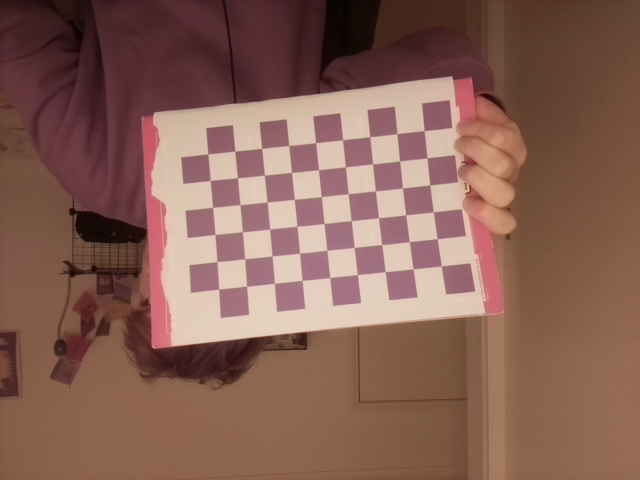
#> input picture calibrationImages/saved_img0.jpg, 640 x 480 px, given in place of the camera
$ python 'Multiple Colors Detection.py'
#> lines starting #> are read from the running program, lines starting #| are printed output that depends on the picture; after the words box and inside, x2 and y2 are one past the last pixel; in counts of white or black regions, pixels touching at a corner belong together
import numpy as np
import cv2

cap = cv2.VideoCapture(0)

while(True):
    _, frame = cap.read()
#> frame is the input picture: shape (480, 640, 3); mean B, G, R 84.8, 97, 134.5
    frame = cv2.flip(frame, +1)
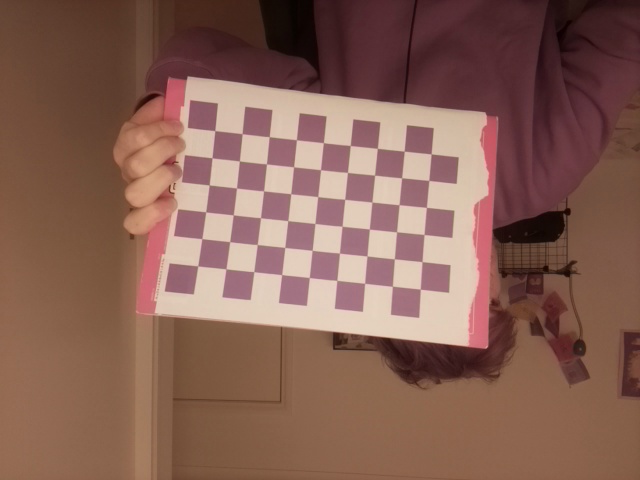
#> frame: shape (480, 640, 3); mean B, G, R 84.8, 97, 134.5

    # Convert the frame in BGR(RGB color space) to HSV(hue-saturation-value)
    hsvFrame = cv2.cvtColor(frame, cv2.COLOR_BGR2HSV)
#> hsvFrame: shape (480, 640, 3); mean H, S, V 52.9, 107.1, 134.5

    # The threhold values can be changed
    # Set range for red color and define mask
    red_lower = np.array([136, 87, 111], np.uint8)
    red_upper = np.array([180, 255, 255], np.uint8)
    red_mask = cv2.inRange(hsvFrame, red_lower, red_upper)
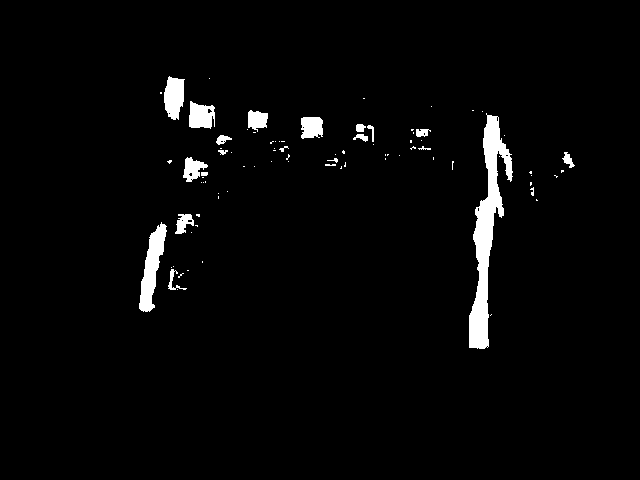
#> red_mask: shape (480, 640); 2.7% white; 85 white regions (63 under 20 px), largest, box (x1, y1, x2, y2) and area: (469, 113, 513, 349) 3768, (139, 222, 167, 312) 1180, (164, 76, 185, 120) 682

    # Set range for green color and define mask
    green_lower = np.array([25, 52, 72], np.uint8)
    green_upper = np.array([102, 255, 255], np.uint8)
    green_mask = cv2.inRange(hsvFrame, green_lower, green_upper)
#> green_mask: shape (480, 640); every value is 0

    # Set range for blue color and define mask
    blue_lower = np.array([94, 80, 2], np.uint8)
    blue_upper = np.array([120, 255, 255], np.uint8)
    blue_mask = cv2.inRange(hsvFrame, blue_lower, blue_upper)

    # Morphological Transform, Dilation for each color and bitwise_and operator between frame and mask determines to detect only particular colors
    kernal = np.ones((5, 5), "uint8")

    # For red color
    red_mask = cv2.dilate(red_mask, kernal)
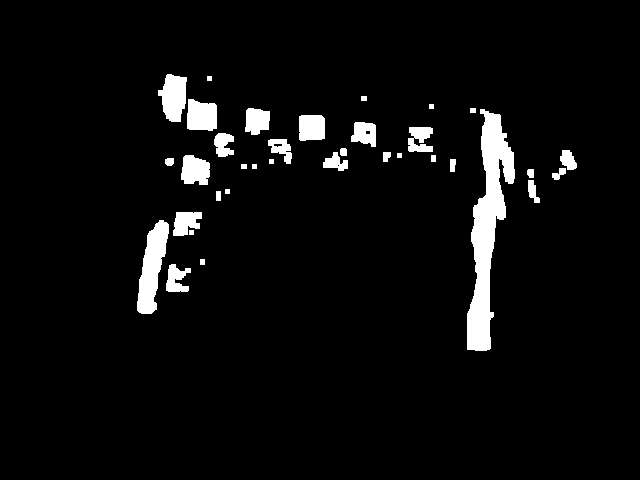
#> red_mask: shape (480, 640); 4.8% white; 35 white regions
    res_red = cv2.bitwise_and(frame, frame, mask = red_mask)
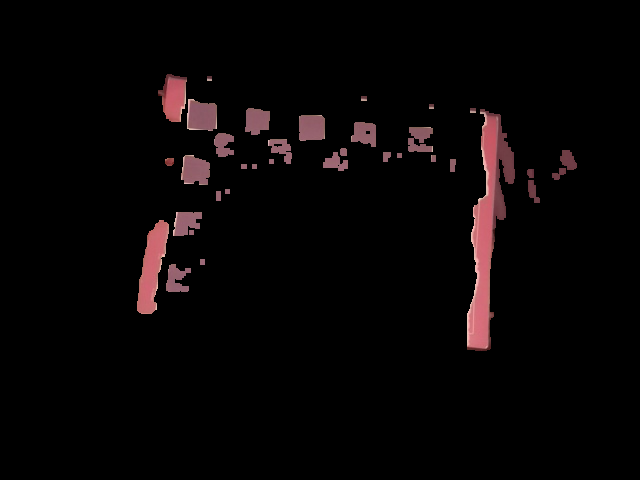
#> res_red: shape (480, 640, 3); mean B, G, R 5.1, 4.8, 8

    # For green color
    green_mask = cv2.dilate(green_mask, kernal)
    res_green = cv2.bitwise_and(frame, frame, mask = green_mask)
#> res_green: shape (480, 640, 3); every value is 0

    # For blue color
    blue_mask = cv2.dilate(blue_mask, kernal)
    res_blue = cv2.bitwise_and(frame, frame, mask = blue_mask)

    # Creating contour to track red color
    contours, hierarchy = cv2.findContours(red_mask, cv2.RETR_TREE, cv2.CHAIN_APPROX_SIMPLE)
#> contours = 38 contours, 9 with area under 20; largest, box (x1, y1, x2, y2) and area: (467, 109, 515, 351) 4943, (137, 220, 169, 314) 1586, (158, 74, 187, 122) 920, (187, 99, 217, 131) 774, (181, 155, 210, 185) 646

    for pic, contour in enumerate(contours):
        area = cv2.contourArea(contour)

        # This value can be changed as well
        if(area > 300):
            x, y, w, h = cv2.boundingRect(contour)
            frame = cv2.rectangle(frame, (x, y), (x + w, y + h), (0, 0, 255), 2)
            cv2.putText(frame, "Red Colour", (x, y), cv2.FONT_HERSHEY_SIMPLEX, 0.5, (0, 0, 255))

            # find the centroid point and label it
            x2 = x + int(w / 2)
            y2 = y + int(h / 2)
            cv2.circle(frame, (x2, y2), 2, (0, 0, 255), -1)
            text = "x: " + str(x2) + ", y: " + str(y2)
            cv2.putText(frame, text, (x2 - 10, y2 - 10), cv2.FONT_HERSHEY_SIMPLEX, 0.5, (0, 0, 255))
#> this loop made 38 passes
#> (area, x, y, w, h, x2, y2) on passes 1, 4, 5, 17, 26, 27, 28, 30, 31, 33, 35, 38: (378.5, 166, 264, 25, 28, 178, 278), (1586, 137, 220, 32, 94, 153, 267), (457, 173, 212, 29, 24, 187, 224), (645.5, 181, 155, 29, 30, 195, 170), (307.5, 214, 133, 20, 24, 224, 145), (403, 408, 127, 25, 25, 420, 139), (438.5, 351, 122, 25, 25, 363, 134), (596.5, 299, 115, 26, 26, 312, 128), (4943, 467, 109, 48, 242, 491, 230), (494.5, 245, 108, 25, 27, 257, 121), (774, 187, 99, 30, 32, 202, 115), (920.5, 158, 74, 29, 48, 172, 98)
#> area on passes 8, 9, 10, 13, 15, 19: 129, 43.5, 72, 53.5, 50.5, 51
#> pass 1, `frame = cv2.rectangle(frame, (x, y), (x + w, y + h), (0, 0, 255), 2)`:
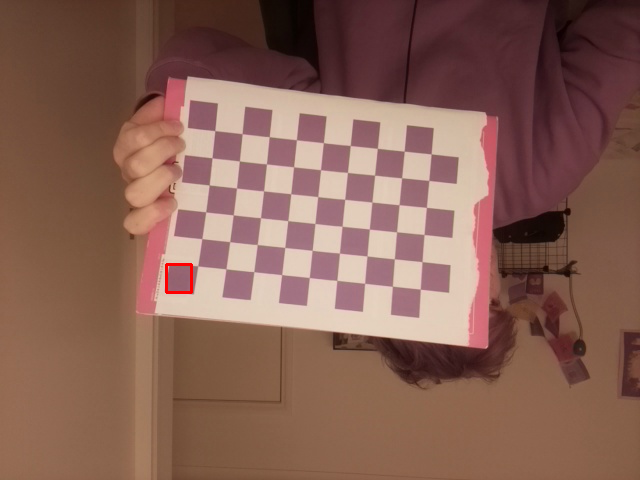
#> frame: shape (480, 640, 3); 0.1% of pixels changed, all inside (x1, y1, x2, y2) = (165, 263, 193, 294)
#> after the loop:
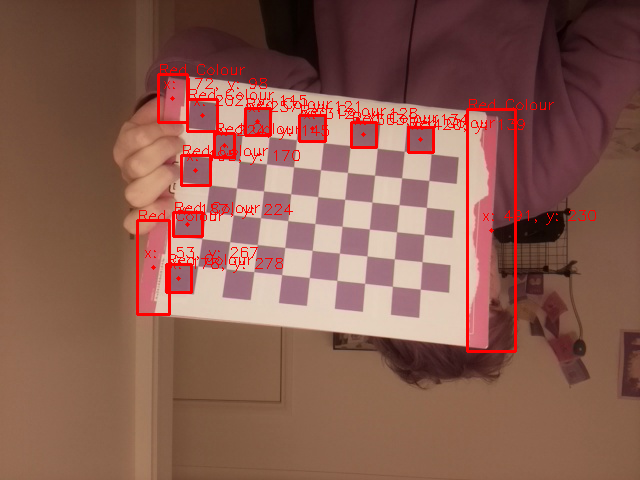
#> frame: shape (480, 640, 3); 3.02% of pixels changed, all inside (x1, y1, x2, y2) = (136, 64, 596, 353)


    # Creating contour to track green color
    contours, hierarchy = cv2.findContours(green_mask, cv2.RETR_TREE, cv2.CHAIN_APPROX_SIMPLE)
#> contours = []

    for pic, contour in enumerate(contours):
        area = cv2.contourArea(contour)
        if(area > 300):
            x, y, w, h = cv2.boundingRect(contour)
            frame = cv2.rectangle(frame, (x, y), (x + w, y + h), (0, 255, 0), 2)
            cv2.putText(frame, "Green Colour", (x, y), cv2.FONT_HERSHEY_SIMPLEX, 0.5, (0, 255, 0))

            # find the centroid point and label it
            x2 = x + int(w / 2)
            y2 = y + int(h / 2)
            cv2.circle(frame, (x2, y2), 2, (0, 255, 0), -1)
            text = "x: " + str(x2) + ", y: " + str(y2)
            cv2.putText(frame, text, (x2 - 10, y2 - 10), cv2.FONT_HERSHEY_SIMPLEX, 0.5, (0, 255, 0))
#> this loop made 0 passes


    # Creating contour to track blue color
    contours, hierarchy = cv2.findContours(blue_mask, cv2.RETR_TREE, cv2.CHAIN_APPROX_SIMPLE)

    for pic, contour in enumerate(contours):
        area = cv2.contourArea(contour)
        if(area > 300):
            x, y, w, h = cv2.boundingRect(contour)
            frame = cv2.rectangle(frame, (x, y), (x + w, y + h), (255, 0, 0), 2)
            cv2.putText(frame, "Blue Colour", (x, y), cv2.FONT_HERSHEY_SIMPLEX, 0.5, (255, 0, 0))

            # find the centroid point and label it
            x2 = x + int(w / 2)
            y2 = y + int(h / 2)
            cv2.circle(frame, (x2, y2), 2, (255, 0, 0), -1)
            text = "x: " + str(x2) + ", y: " + str(y2)
            cv2.putText(frame, text, (x2 - 10, y2 - 10), cv2.FONT_HERSHEY_SIMPLEX, 0.5, (255, 0, 0))


    # Program Termination
    cv2.imshow("Multiple Colors Detection", frame)
    if cv2.waitKey(10) & 0xFF == ord('q'):
#> (key q is pressed here)
        cap.release()
        cv2.destroyAllWindows()
        break

$ run again, on calibrationImages/saved_img1.jpg
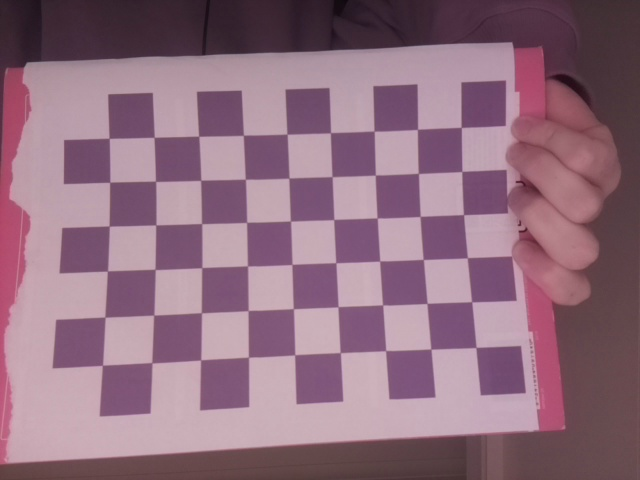
#> input picture calibrationImages/saved_img1.jpg, 640 x 480 px, given in place of the camera
#> frame is the input picture: shape (480, 640, 3); mean B, G, R 126.7, 110.1, 144.2
#> hsvFrame: shape (480, 640, 3); mean H, S, V 164, 66.1, 144.2
#> `red_mask = cv2.inRange(hsvFrame, red_lower, red_upper)`:
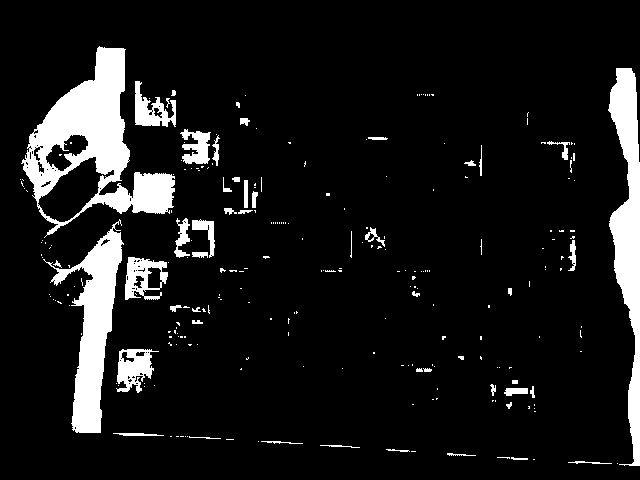
#> red_mask: shape (480, 640); 9.8% white; 251 white regions (204 under 20 px), largest, box (x1, y1, x2, y2) and area: (21, 46, 175, 238) 10541, (608, 68, 640, 466) 6401, (43, 219, 124, 433) 5985
#> green_mask: shape (480, 640); every value is 0
#> res_green: shape (480, 640, 3); every value is 0
#> `contours, hierarchy = cv2.findContours(red_mask, cv2.RETR_TREE, cv2.CH..`: contours = 116 contours, 16 with area under 20; largest, box (x1, y1, x2, y2) and area: (18, 44, 177, 251) 15610, (39, 217, 126, 435) 7462, (606, 66, 640, 468) 7274, (123, 255, 171, 302) 1835, (40, 159, 99, 221) 1804
#> the loop `for pic, contour in enumerate(contours):` made 116 passes
#> (area, x, y, w, h, x2, y2) on passes 18, 30, 45, 64, 73, 76, 79, 81: (421.5, 502, 378, 35, 22, 519, 389), (1634, 114, 347, 47, 48, 137, 371), (327, 168, 303, 44, 13, 190, 309), (1835, 123, 255, 48, 47, 147, 278), (418.5, 559, 228, 19, 45, 568, 250), (447.5, 360, 225, 28, 27, 374, 238), (7462, 39, 217, 87, 218, 82, 326), (1683.5, 172, 216, 45, 44, 194, 238)
#> after the loop `for pic, contour in enumerate(contours):`:
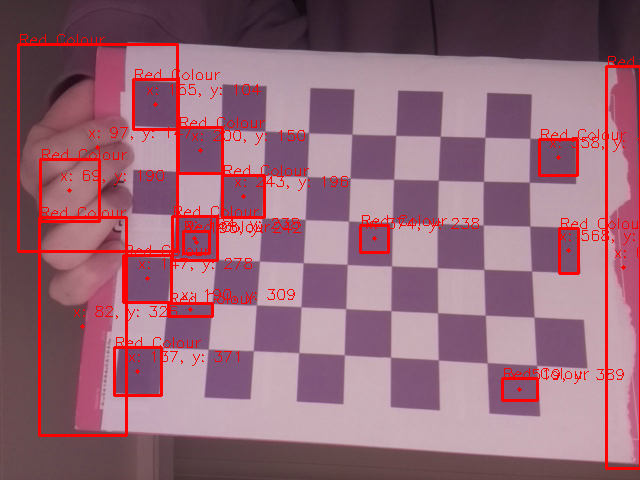
#> frame: shape (480, 640, 3); mean B, G, R 119.6, 104, 149.8
#> `contours, hierarchy = cv2.findContours(green_mask, cv2.RETR_TREE, cv2...`: contours = []

$ run again, on calibrationImages/saved_img10.jpg
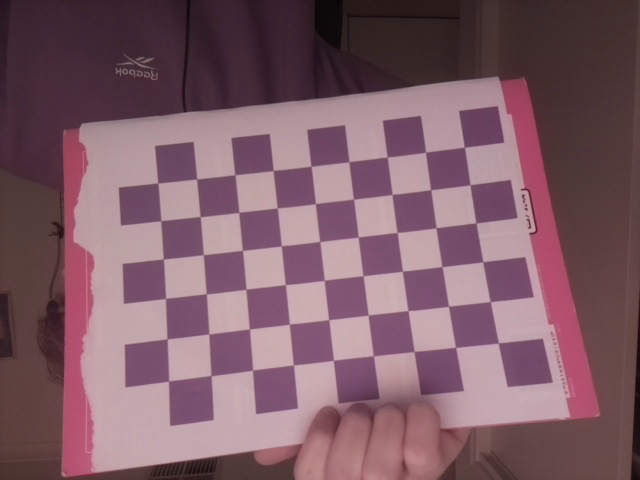
#> input picture calibrationImages/saved_img10.jpg, 640 x 480 px, given in place of the camera
#> frame is the input picture: shape (480, 640, 3); mean B, G, R 103.1, 92.5, 125.9
#> hsvFrame: shape (480, 640, 3); mean H, S, V 136.8, 75.1, 125.9
#> `red_mask = cv2.inRange(hsvFrame, red_lower, red_upper)`:
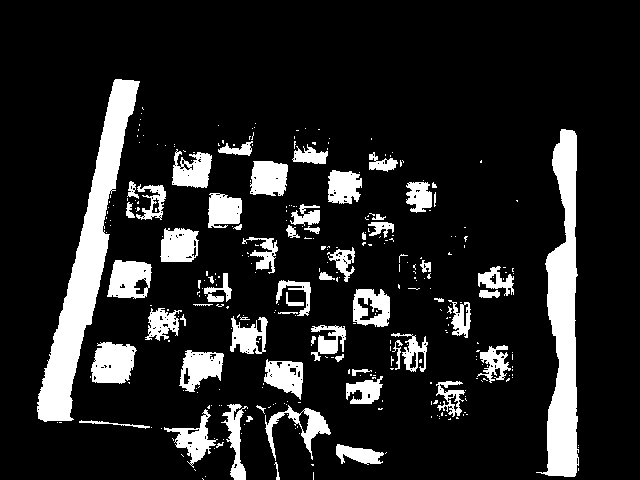
#> red_mask: shape (480, 640); 14.2% white; 324 white regions (260 under 20 px), largest, box (x1, y1, x2, y2) and area: (37, 79, 140, 422) 9358, (536, 129, 579, 477) 7865, (91, 342, 137, 384) 1479
#> green_mask: shape (480, 640); every value is 0
#> res_green: shape (480, 640, 3); every value is 0
#> `contours, hierarchy = cv2.findContours(red_mask, cv2.RETR_TREE, cv2.CH..`: contours = 105 contours, 39 with area under 20; largest, box (x1, y1, x2, y2) and area: (35, 77, 142, 425) 11001, (534, 127, 581, 479) 9254, (159, 402, 255, 480) 3158, (254, 399, 333, 480) 2150, (88, 340, 139, 386) 1861
#> the loop `for pic, contour in enumerate(contours):` made 105 passes
#> (area, x, y, w, h, x2, y2) on passes 3, 4, 8, 12, 16, 18, 21, 22: (892, 334, 442, 55, 25, 361, 454), (423.5, 77, 418, 77, 13, 115, 424), (3158.5, 159, 402, 96, 78, 207, 441), (2149.5, 254, 399, 79, 81, 293, 439), (1251, 428, 379, 42, 43, 449, 400), (1280, 344, 367, 41, 39, 364, 386), (1407, 260, 357, 45, 48, 282, 381), (1593, 177, 348, 49, 47, 201, 371)
#> after the loop `for pic, contour in enumerate(contours):`:
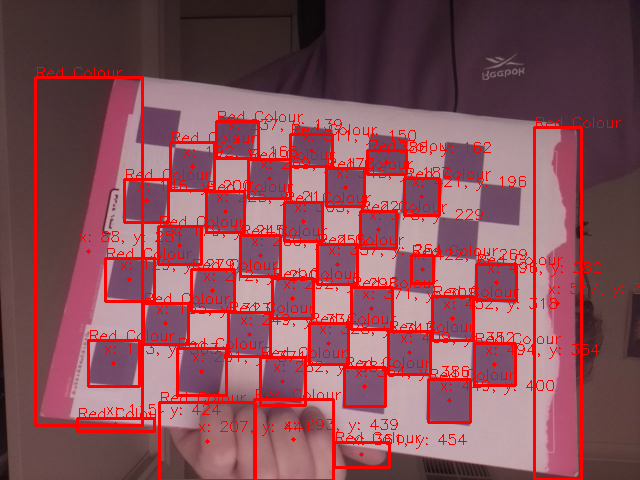
#> frame: shape (480, 640, 3); mean B, G, R 88.6, 79.5, 137
#> `contours, hierarchy = cv2.findContours(green_mask, cv2.RETR_TREE, cv2...`: contours = []

$ run again, on calibrationImages/saved_img11.jpg
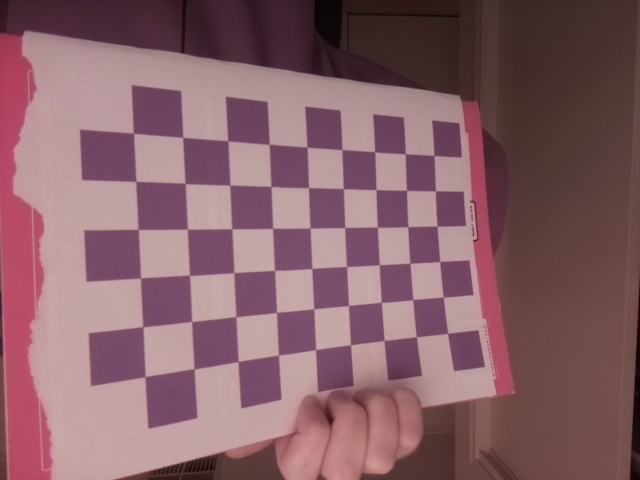
#> input picture calibrationImages/saved_img11.jpg, 640 x 480 px, given in place of the camera
#> frame is the input picture: shape (480, 640, 3); mean B, G, R 104.5, 96.8, 134.8
#> hsvFrame: shape (480, 640, 3); mean H, S, V 107.5, 81.1, 134.8
#> `red_mask = cv2.inRange(hsvFrame, red_lower, red_upper)`:
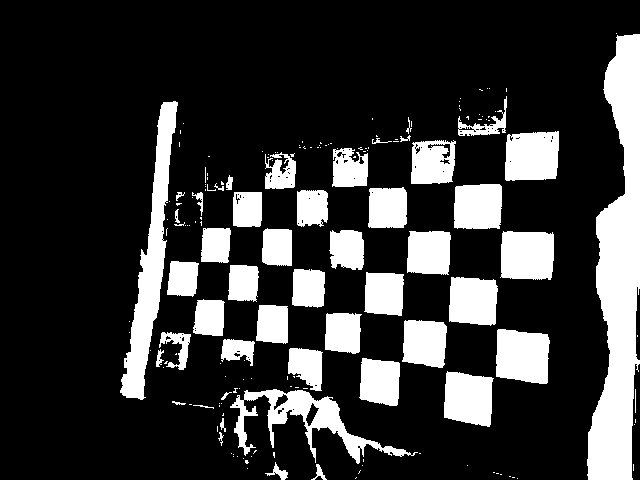
#> red_mask: shape (480, 640); 21.2% white; 171 white regions (122 under 20 px), largest, box (x1, y1, x2, y2) and area: (587, 34, 640, 480) 14467, (120, 101, 178, 400) 5497, (230, 389, 418, 464) 3559
#> green_mask: shape (480, 640); every value is 0
#> res_green: shape (480, 640, 3); every value is 0
#> `contours, hierarchy = cv2.findContours(red_mask, cv2.RETR_TREE, cv2.CH..`: contours = 38 contours, 13 with area under 20; largest, box (x1, y1, x2, y2) and area: (154, 115, 556, 480) 65446, (585, 31, 640, 480) 15718, (118, 99, 183, 402) 6851, (456, 86, 561, 183) 4042, (444, 323, 497, 376) 2270
#> the loop `for pic, contour in enumerate(contours):` made 38 passes
#> (area, x, y, w, h, x2, y2) on passes 10, 16, 24, 25, 26, 27, 28, 29: (357, 172, 190, 20, 38, 182, 209), (65446.5, 154, 115, 402, 365, 355, 297), (2270.5, 444, 323, 53, 53, 470, 349), (1101.5, 224, 301, 34, 39, 241, 320), (1920.5, 403, 274, 47, 49, 426, 298), (991, 195, 263, 34, 37, 212, 281), (2233.5, 450, 229, 51, 50, 475, 254), (2224, 230, 227, 63, 78, 261, 266)
#> after the loop `for pic, contour in enumerate(contours):`:
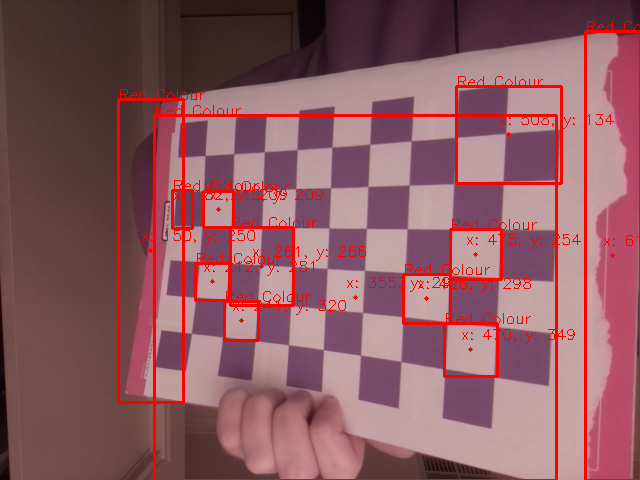
#> frame: shape (480, 640, 3); mean B, G, R 97.7, 90.7, 140.6
#> `contours, hierarchy = cv2.findContours(green_mask, cv2.RETR_TREE, cv2...`: contours = []
